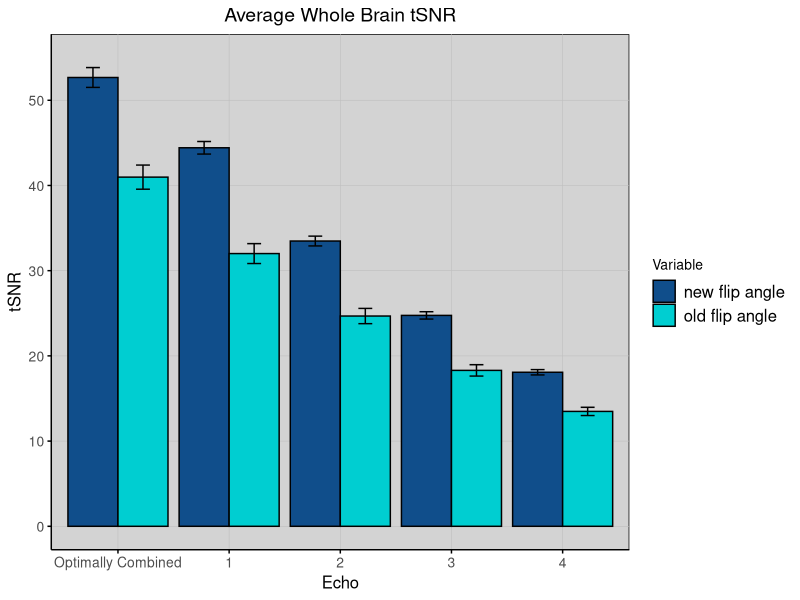

R code for this plot:
# Load the required libraries
library(ggplot2)
library(dplyr)

# Read the CSV file
data <- read.csv("tsnrvals.csv")
data_stan <- read.csv("tsnrvals.csv")

# Read the file containing the list of subjects for the new flip angle
new_flip_angle_subs <- read.csv("newflip.csv", header = TRUE)

# Create a new column in data indicating whether each subject is in the new flip angle
data$flip_angle <- ifelse(data$sub %in% new_flip_angle_subs$sub, "new flip angle", "old flip angle")
data_stan$flip_angle <- ifelse(data_stan$sub %in% new_flip_angle_subs$sub, "new flip angle", "old flip angle")

# Remove unwanted rows
#data = select(data, -1, -2, -4, -9)
data = select(data, -5, -6)
data_stan = select(data_stan, -4, -7, -8, -9)

# Convert everything to numeric for NA removal
data$vsmean_nat <- as.numeric(as.character(data$vsmean_nat))
data_stan$vsmean_stan <- as.numeric(as.character(data_stan$vsmean_stan))
data$mean_nat <- as.numeric(as.character(data$mean_nat))
data_stan$mean_stan <- as.numeric(as.character(data_stan$mean_stan))
data$max <- as.numeric(as.character(data$max))

# Remove rows with NAs
data <- na.omit(data)
data_stan <- na.omit(data_stan)
data_stan <- distinct(data_stan)

# Group data_stan by sub, task, and echo, calculate averages for mean_stan and vsmean_stan
averaged_data_stan <- data_stan %>%
  group_by(sub, echo) %>%
  summarize(mean_stan = mean(mean_stan), mean_stan = mean(mean_stan)) %>%
  ungroup()

# Group data_stan by sub, task, and echo, calculate averages for mean_stan and vsmean_stan
averaged_data_nat <- data %>%
  group_by(sub, echo) %>%
  summarize(mean_nat = mean(mean_nat), vsmean_nat = mean(mean_nat)) %>%
  ungroup()

# Bind the averaged rows to the original data_stan
data_stan <- bind_rows(data_stan, averaged_data_stan)
data <- bind_rows(data, averaged_data_nat)

# Create a new column in data indicating whether each subject is in the new flip angle
data$flip_angle <- ifelse(data$sub %in% new_flip_angle_subs$sub, "new flip angle", "old flip angle")
data_stan$flip_angle <- ifelse(data_stan$sub %in% new_flip_angle_subs$sub, "new flip angle", "old flip angle")

averaged_data_stan$flip_angle <- ifelse(averaged_data_stan$sub %in% new_flip_angle_subs$sub, "new flip angle", "old flip angle")
averaged_data_nat$flip_angle <- ifelse(averaged_data_nat$sub %in% new_flip_angle_subs$sub, "new flip angle", "old flip angle")


# Define the echoes to iterate over
echoes <- c('1', '2', '3', '4')

# Initialize an empty data frame to store the results
result <- data.frame(
  echo = character(),
  mean_nat_new = double(),
  mean_nat_old = double(),
  mean_stan_new = double(),
  mean_stan_old = double(),
  stringsAsFactors = FALSE
)

# Loop over each echo
for (echo in echoes) {
  if (echo %in% c('stan_new', 'stan_old')) {
    # Skip calculations for stan_new and stan_old
    continue
  }
  
  averaged_data_nat <- as.data.frame(averaged_data_nat)
  averaged_data_stan <- as.data.frame(averaged_data_stan)
  
  # Calculate means for VS per echo and group
  mean_nat_new <- mean(as.numeric(averaged_data_nat[averaged_data_nat$echo == echo & averaged_data_nat$flip_angle == 'new flip angle', 'mean_nat']))
  mean_nat_old <- mean(as.numeric(averaged_data_nat[averaged_data_nat$echo == echo & averaged_data_nat$flip_angle == 'old flip angle', 'mean_nat']))
  mean_stan_new <- mean(as.numeric(averaged_data_stan[averaged_data_stan$flip_angle == 'new flip angle', 'vsmean_stan']))
  mean_stan_old <- mean(as.numeric(averaged_data_stan[averaged_data_stan$flip_angle == 'old flip angle', 'vsmean_stan']))
  
  # Add the results to the data frame
  result <- rbind(result, data.frame(
    echo = echo,
    mean_nat_new = mean_nat_new,
    mean_nat_old = mean_nat_old,
    mean_stan_new = mean_stan_new,
    mean_stan_old = mean_stan_old
  ))
}

# Convert the data from wide to long format for plotting
result_long <- tidyr::gather(result, key = "variable", value = "value", -echo)

# Add a new column for "optimally combined" before echo 1
result_long$echo <- factor(result_long$echo, levels = c('stan_new', 'stan_old', as.character(echoes)))

# Change the value of rows 9 to 16 to "Optimally combined"
result_long <- result_long %>%
  mutate(echo = if_else(row_number() %in% 9:16, "Optimally Combined", echo))

# Add a column to data_stan named echo, where every row has "Optimally Combined"
averaged_data_stan$echo <- "Optimally Combined"
averaged_data_stan <- averaged_data_stan %>% distinct()

# Calculate SEM for each group in data
sem_data <- averaged_data_nat %>%
  group_by(echo, flip_angle) %>%
  summarize(mean = mean(mean_nat), sem = sd(mean_nat) / sqrt(n()))

# Calculate SEM for each group in data_stan
sem_data_stan <- averaged_data_stan %>%
  group_by(echo, flip_angle) %>%
  summarize(mean = mean(mean_stan), sem = sd(mean_stan) / sqrt(n()))

# Convert the echo column in sem_data to character
sem_data$echo <- as.character(sem_data$echo)

# Combine the SEM data frames
sem_data_combined <- bind_rows(sem_data, sem_data_stan)

# Combine the SEM data frames
sem_data_combined <- bind_rows(sem_data, sem_data_stan)
sem_data_combined$echo <- factor(sem_data_combined$echo, levels = c("Optimally Combined", "1", "2", "3", "4", "5"))


# Merge the result_long data frame with the SEM data
#result_long <- merge(result_long, sem_data_combined, by = c("echo", "variable"))

# Define a theme with standardized settings
standard_theme <- function() {
  theme_minimal() +
    theme(
      axis.title = element_text(size = 12),  # Increase axis title size
      axis.text = element_text(size = 10),   # Increase axis text size
      legend.title = element_text(size = 10),  # Remove legend title
      legend.text = element_text(size = 12),  # Increase legend text size
      panel.background = element_rect(fill = "lightgrey"),
      plot.title = element_text(size = 14, hjust = 0.5),  # Center plot title
      panel.grid.major = element_line(color = "grey", size = 0.2),  # Set major gridlines
      panel.grid.minor = element_blank(),  # Remove minor gridlines
      axis.line = element_line(color = "black"),  # Set axis line color
      axis.ticks = element_line(color = "black")  # Set axis tick color
    )
}

# Subset the data for echo "Optimally Comb."
echo_data_comb <- subset(averaged_data_stan, echo == "Optimally Combined")

# Perform t-test
t_test_result_comb <- t.test(mean_stan ~ flip_angle, data = echo_data_comb)

# Print the t-test result
print(t_test_result_comb)

# Plot the bar graph with SEM bars using the standardized theme
ggplot(sem_data_combined, aes(x = echo, y = mean, fill = flip_angle)) +
  geom_bar(stat = "identity", position = "dodge", color = "black") +
  geom_errorbar(aes(ymin = mean - sem, ymax = mean + sem), 
                position = position_dodge(width = 0.9), 
                width = 0.25, color = "black") +
  labs(title = "Average Whole Brain tSNR",
       x = "Echo",
       y = "tSNR",
       fill = "Variable") +
  scale_fill_manual(values = c("old flip angle" = "darkturquoise", "new flip angle" = "dodgerblue4")) +  # Adjust fill colors
  scale_y_continuous(limits = c(0, 55), breaks = seq(0, 50, by = 10)) +  # Set y-axis limits and breaks
  standard_theme()

